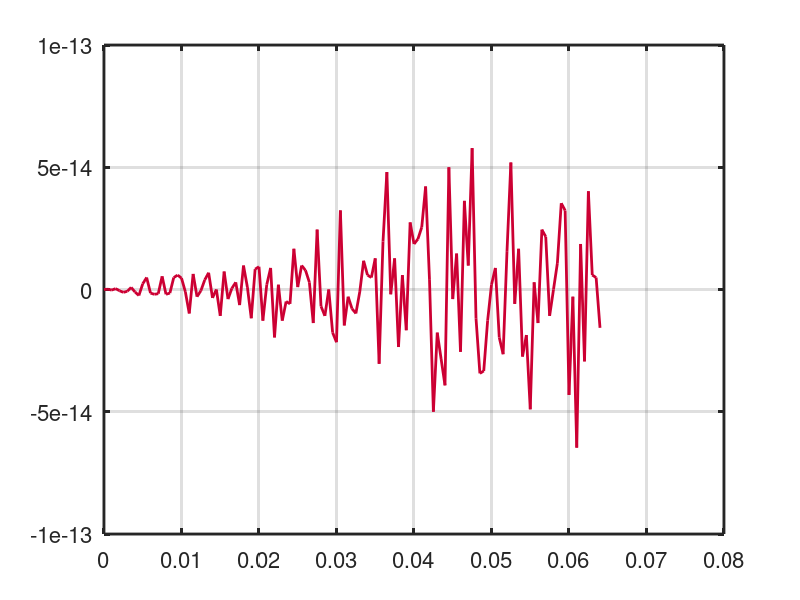
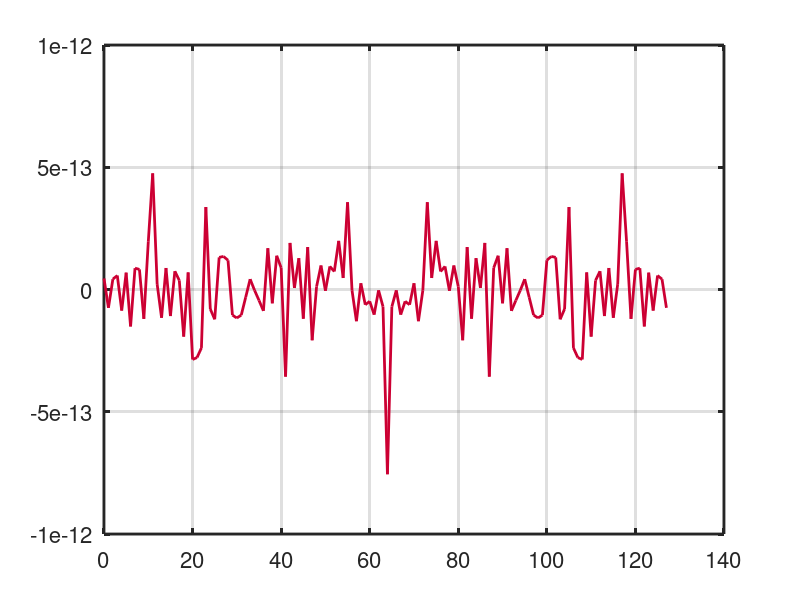

These figures' MATLAB source, in order:
%===============================================
% DFT_Delta_f_m.m
%
% Faltung y[n] = x[n] * h[n] in Matlab
% 
% (c) 2013 Christian Münker - Files zur Vorlesung "DSV auf FPGAs"
%===============================================
set(0,'DefaultAxesColorOrder', [0.8 0 0.2; 0 1 0; 0 0 1], ...
      'DefaultAxesLineStyleOrder','-|--|:|-.');

set(0,'DefaultAxesUnits','normalized');      
set(0,'DefaultAxesFontSize',16);
set(0,'defaultTextFontSize',16);
set(0,'defaultLineMarkerSize', 6);

set(0,'defaultaxeslinewidth',2);
set(0,'defaultlinelinewidth',2);
close all; % alle Plot-Fenster schließen
clear all; % alle Variablen aus Workspace löschen
%
f_S = 2e3; T_S = 1 / f_S; 
N_FFT = 128; t_max = N_FFT*T_S;
f_a = 1e3; 
t = 0:T_S:t_max;
y = sin(2*pi*t*f_a);
Sy = fft(y,N_FFT); 
f = 0:N_FFT-1;
figure(1); clf;
plot(t, y); grid on;
figure(2); clf;
plot(f,Sy); grid on;